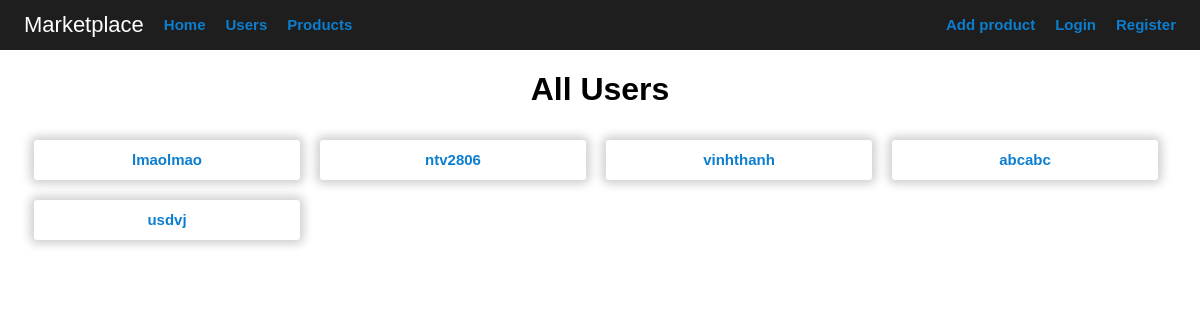
/users, run on an earlier commit of the app's database.
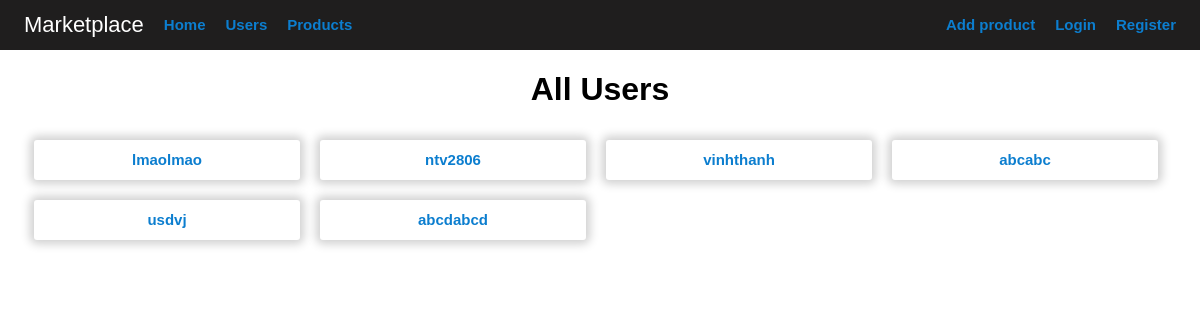
And on a later commit of the database.
### models.py (models this page shows, shortened)
class User(db.Model, UserMixin):
    __tablename__ = 'users'
    id = db.Column(db.Integer, primary_key=True)
    username = db.Column(db.String(20), unique=True, nullable=False)
    email = db.Column(db.String(100), unique=True, nullable=False)
    password = db.Column(db.String(30), nullable=False)
    products = db.relationship('Product', backref='seller', lazy='select', cascade='all, delete-orphan')

### app.py (the view)
@app.route('/users')
def users():
    users = User.query.all()
    return render_template('users.html', users=users)

### templates/users.html
{% extends 'base.html' %} {% block title %}All Users{% endblock %}{% block head
%} {{ super() }}
<link
  rel="stylesheet"
  type="text/css"
  href="{{ url_for('static',filename='css/users.css') }}"
/>
{% endblock %} {% block content %}
<h1>All Users</h1>
<div class="container">
  {% for user in users %}
  <a class="name-holder" href="{{ url_for('user_profile', user_id=user.id) }}"
    ><div class="center">{{ user.username }}</div>
  </a>
  {% endfor %}
</div>
{% endblock %}

What changed in the data, as far as the page shows it:
added User: username "abcdabcd"
